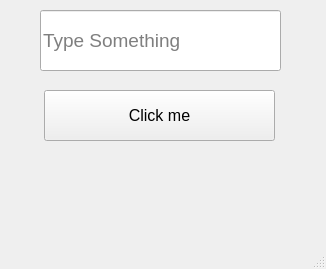
<?xml version="1.0" encoding="UTF-8"?>
<ui version="4.0">
 <class>MainWindow</class>
 <widget class="QMainWindow" name="MainWindow">
  <property name="geometry">
   <rect>
    <x>0</x>
    <y>0</y>
    <width>326</width>
    <height>269</height>
   </rect>
  </property>
  <property name="windowTitle">
   <string>MainWindow</string>
  </property>
  <widget class="QWidget" name="centralwidget">
   <widget class="QLineEdit" name="lineEdit">
    <property name="geometry">
     <rect>
      <x>40</x>
      <y>10</y>
      <width>241</width>
      <height>61</height>
     </rect>
    </property>
    <property name="font">
     <font>
      <pointsize>14</pointsize>
     </font>
    </property>
    <property name="text">
     <string/>
    </property>
    <property name="placeholderText">
     <string>Type Something</string>
    </property>
   </widget>
   <widget class="QLabel" name="label">
    <property name="geometry">
     <rect>
      <x>50</x>
      <y>170</y>
      <width>221</width>
      <height>41</height>
     </rect>
    </property>
    <property name="font">
     <font>
      <pointsize>14</pointsize>
     </font>
    </property>
    <property name="text">
     <string/>
    </property>
   </widget>
   <widget class="QPushButton" name="pushButton">
    <property name="geometry">
     <rect>
      <x>44</x>
      <y>90</y>
      <width>231</width>
      <height>51</height>
     </rect>
    </property>
    <property name="font">
     <font>
      <pointsize>12</pointsize>
     </font>
    </property>
    <property name="text">
     <string>Click me</string>
    </property>
   </widget>
  </widget>
  <widget class="QMenuBar" name="menubar">
   <property name="geometry">
    <rect>
     <x>0</x>
     <y>0</y>
     <width>326</width>
     <height>22</height>
    </rect>
   </property>
  </widget>
  <widget class="QStatusBar" name="statusbar"/>
 </widget>
 <resources/>
 <connections/>
</ui>
